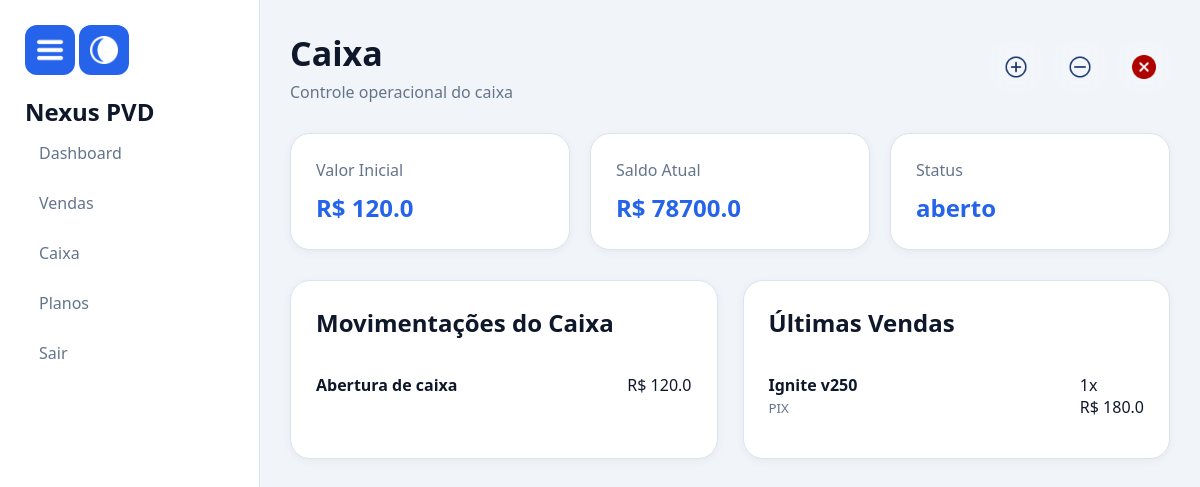
Screenshot of /caixa (signed in) with the database file from the repository.
### tables this page shows
CREATE TABLE caixa(

    id INTEGER PRIMARY KEY AUTOINCREMENT,

    valor_inicial REAL,
    valor_final REAL,

    status TEXT,

    empresa_id INTEGER,

    data_abertura TIMESTAMP DEFAULT CURRENT_TIMESTAMP,

    data_fechamento TIMESTAMP

);

CREATE TABLE movimentacoes_caixa(

    id INTEGER PRIMARY KEY AUTOINCREMENT,

    tipo TEXT,
    descricao TEXT,
    valor REAL,

    empresa_id INTEGER,

    caixa_id INTEGER,

    data TIMESTAMP DEFAULT CURRENT_TIMESTAMP

);

CREATE TABLE vendas(

    id INTEGER PRIMARY KEY AUTOINCREMENT,

    produto_id INTEGER,

    quantidade INTEGER,

    valor REAL,

    pagamento TEXT,

    empresa_id INTEGER,

    caixa_id INTEGER,

    cancelada INTEGER DEFAULT 0,

    data TIMESTAMP DEFAULT CURRENT_TIMESTAMP

, usuario_id INTEGER, data_venda DATATIME);

CREATE TABLE produtos(

    id INTEGER PRIMARY KEY AUTOINCREMENT,

    nome TEXT,
    preco REAL,
    estoque INTEGER,

    codigo_barras TEXT,

    empresa_id INTEGER

);

### routes/caixa.py (the view, shortened to what this page needs)
    @app.route("/caixa", methods=["GET", "POST"])
    def caixa():
        if not session.get("logado"):
            return redirect("/")
        conn = conectar()
        cursor = conn.cursor()
        empresa_id = session["empresa_id"]
        cursor.execute("""

        SELECT *

        FROM caixa

        WHERE empresa_id = ?
        AND status = 'aberto'

        ORDER BY id DESC

        LIMIT 1

        """, (empresa_id,))
        caixa = cursor.fetchone()
        movimentacoes = []
        if caixa:
            cursor.execute("""

            SELECT *

            FROM movimentacoes_caixa

            WHERE caixa_id = ?

            ORDER BY id DESC

            LIMIT 15

            """, (
                caixa["id"],
            ))
            movimentacoes = cursor.fetchall()
        historico_vendas = []
        if caixa:
            cursor.execute("""

            SELECT

                vendas.id,
                produtos.nome,
                vendas.quantidade,
                vendas.valor,
                vendas.pagamento,
                vendas.data

            FROM vendas

            INNER JOIN produtos
            ON vendas.produto_id = produtos.id

            WHERE vendas.caixa_id = ?
            AND vendas.cancelada = 0

            ORDER BY vendas.id DESC

            LIMIT 20

            """, (
                caixa["id"],
            ))
            historico_vendas = cursor.fetchall()
        saldo = 0
        entradas = 0
        saidas = 0
        total = 0
        if caixa:
            saldo = caixa["valor_final"]
            total = caixa["valor_final"]
        conn.close()
        return render_template(
            "caixa.html",
            caixa=caixa,
            saldo=saldo,
            entradas=entradas,
            saidas=saidas,
            total=total,
            movimentacoes=movimentacoes,
            historico_vendas=historico_vendas
        )

### database.py (called while the page is built)
def conectar():
    conn = sqlite3.connect("database/database.db", timeout=30)
    conn.execute("PRAGMA journal_mode=WAL")
    conn.row_factory = sqlite3.Row
    return conn

### templates/caixa.html (shortened to what this page needs)
{% extends "layout.html" %}
{% block css %}
<link rel="stylesheet" href="{{ url_for('static', filename='css/caixa.css') }}">
{% endblock %}
{% block content %}
<div class="caixa-header">
    <div class="caixa-header-info">
        <h1 class="caixa-titulo">
            Caixa
        </h1>
        <p class="caixa-subtitulo">
            Controle operacional do caixa
        </p>
    </div>
    {% if caixa and caixa["status"] == "aberto" %}
    <div class="caixa-header-acoes">
        <button class="caixa-btn-icon" onclick="abrirModal('adicionar')">
            <img class="icon-acao" data-light="/static/img/botao-adicionar-white.png"
                data-dark="/static/img/botao-adicionar.png" src="/static/img/botao-adicionar.png">
        </button>
        <button class="caixa-btn-icon" onclick="abrirModal('sacar')">
            <img class="icon-acao" data-light="/static/img/remover-white.png" data-dark="/static/img/remover.png"
                src="/static/img/remover.png">
        </button>
        <button class="caixa-btn-icon caixa-btn-danger" onclick="abrirModal('fechar')">
            <img src="/static/img/fechar-caixa.png" alt="Fechar caixa">
        </button>
    </div>
    {% endif %}
</div>
{% if not caixa or caixa["status"] == "fechado" %}
<div class="caixa-login-box">
    <h2 class="caixa-login-titulo">
        Abrir Caixa
    </h2>
    <p class="caixa-login-usuario">
        Usuário conectado:
        <strong>{{ session["usuario"] }}</strong>
    </p>
    <form method="POST" action="/caixa" class="caixa-form">
        <input type="hidden" name="acao" value="abrir">
        <input class="caixa-input" type="number" step="0.01" name="valor" placeholder="Valor inicial" required>
        <input class="caixa-input" type="password" name="senha" placeholder="Senha" required>
        <button type="submit" class="caixa-btn">
            Abrir Caixa
        </button>
    </form>
</div>
{% else %}
<div class="caixa-cards">
    <div class="caixa-card">
        <span>
            Valor Inicial
        </span>
        <h2>
            R$ {{ caixa["valor_inicial"] }}
        </h2>
    </div>
    <div class="caixa-card">
        <span>
            Saldo Atual
        </span>
        <h2>
            R$ {{ caixa["valor_final"] }}
        </h2>
    </div>
    <div class="caixa-card">
        <span>
            Status
        </span>
        <h2>
            {{ caixa["status"] }}
        </h2>
    </div>
</div>
<div class="caixa-historicos">
    <div class="caixa-historico-box">
        <h2 class="caixa-historico-titulo">
            Movimentações do Caixa
        </h2>
        {% for mov in movimentacoes %}
        <div class="caixa-item">
            <div>
                <strong>
                    {{ mov["descricao"] }}
                </strong>
            </div>
            <div>
                R$ {{ mov["valor"] }}
            </div>
        </div>
        {% endfor %}
    </div>
    <div class="caixa-historico-box">
        <h2 class="caixa-historico-titulo">
            Últimas Vendas
        </h2>
        {% for venda in historico_vendas %}
        <div class="caixa-item">
            <div>
                <strong>
                    {{ venda["nome"] }}
                </strong>
                <br>
                <small>
                    {{ venda["pagamento"] }}
                </small>
            </div>
            <div>
                {{ venda["quantidade"] }}x
                <br>
                R$ {{ venda["valor"] }}
            </div>
        </div>
        {% endfor %}
    </div>
</div>
{% endif %}
{% endblock %}

### static/css/base.css (style rules this page uses)
:root { --bg:#f1f5f9; --card:#ffffff; --card-hover:#f8fafc; --text:#0f172a; --text-secondary:#64748b; --border:#dbe4f0; --primary:#2563eb; --primary-hover:#1d4ed8; }
* { margin:0; padding:0; box-sizing:border-box; }
html { scroll-behavior:smooth; }
body { font-family:'Segoe UI',sans-serif; background:var(--bg); color:var(--text); min-height:100vh; display:flex; }
h1 { color:var(--text); }
h2 { color:var(--text); }
.btn, button { display:inline-flex; align-items:center; justify-content:center; gap:8px; padding:12px 20px; border:none; border-radius:12px; background:var(--primary); color:white; text-decoration:none; cursor:pointer; font-weight:600; transition:.3s; }

### static/css/caixa.css (style rules this page uses)
.caixa-header { display: flex; justify-content: space-between; align-items: center; margin-bottom: 30px; }
.caixa-titulo { font-size: 34px; color: var(--text); margin-bottom: 5px; }
.caixa-subtitulo { color: #64748b; }
.caixa-header-acoes { display: flex; gap: 12px; align-items: center; }
.caixa-btn-icon { width: 52px; height: 52px; border-radius: 12px; border: none; display: flex; align-items: center; justify-content: center; padding: 0; overflow: hidden; cursor: pointer; background: rgba(255, 255, 255, 0.08); backdrop-filter: blur(8px); transition: transform 0.2s ease, background 0.2s ease; }
.caixa-btn-icon img, .icon-acao { width: 24px; height: 24px; object-fit: contain; display: block; }
.icon-acao { width: 26px; height: 26px; object-fit: contain; cursor: pointer; transition: transform 0.2s ease, opacity 0.2s ease; display: block; }
.caixa-cards { display: grid; grid-template-columns: repeat(3, 1fr); gap: 20px; margin-bottom: 30px; }
.caixa-card { background: var(--card); border: 1px solid var(--border); border-radius: 20px; padding: 25px; box-shadow: 0 2px 10px rgba(0, 0, 0, .05); transition: .3s; }
.caixa-card span { color: var(--text-secondary); }
.caixa-card h2 { margin-top: 10px; color: var(--primary); }
.caixa-historicos { display: grid; grid-template-columns: 1fr 1fr; gap: 25px; }
.caixa-historico-box { background: var(--card); border: 1px solid var(--border); border-radius: 20px; padding: 25px; box-shadow: 0 2px 10px rgba(0, 0, 0, .05); }
.caixa-historico-titulo { color: var(--text); margin-bottom: 20px; }
.caixa-item { display: flex; justify-content: space-between; align-items: center; padding: 15px 0; border-bottom: 1px solid var(--border); }
.caixa-item:last-child { border-bottom: none; }
.caixa-item strong { color: var(--text); }
.caixa-item small { color: var(--text-secondary); }

### rows the page displays
caixa: valor_inicial "120.0", valor_final "78700.0", status "aberto"
movimentacoes_caixa: descricao "Abertura de caixa", valor "120.0"
vendas: nome "Ignite v250", pagamento "PIX", quantidade "1", valor "180.0"
